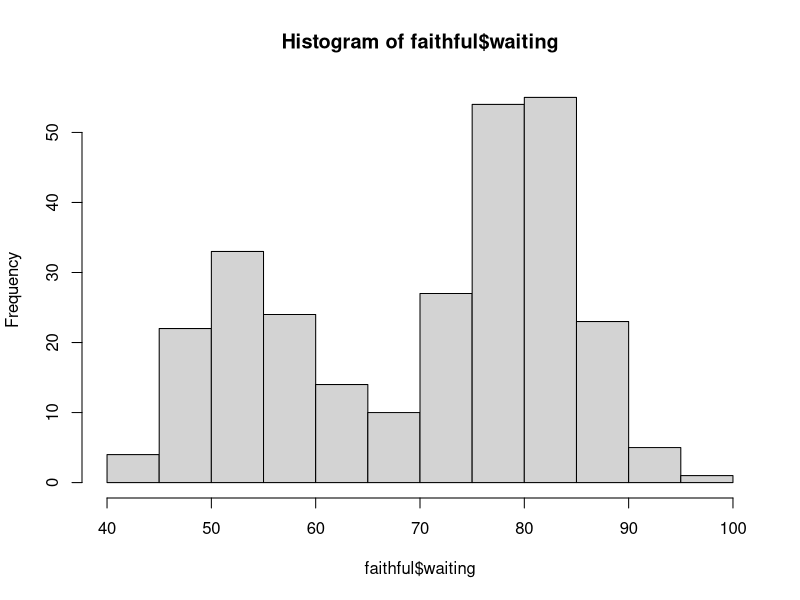
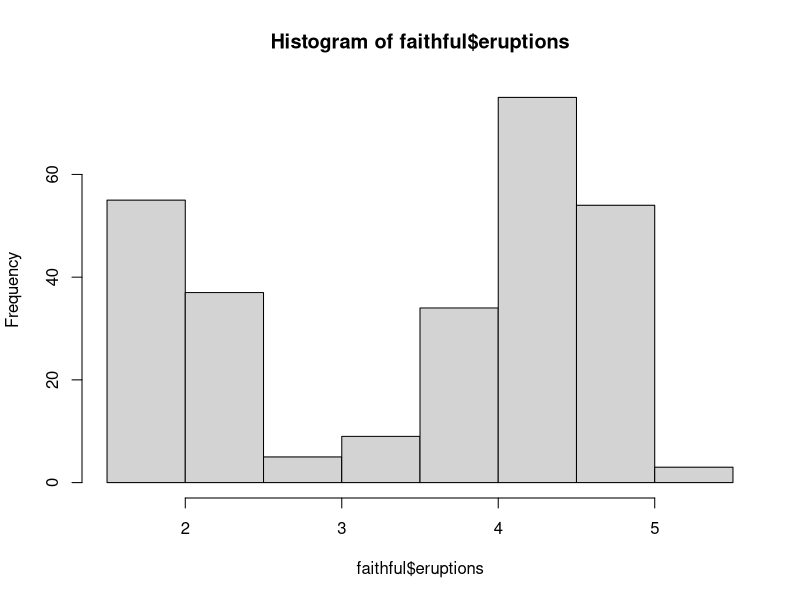
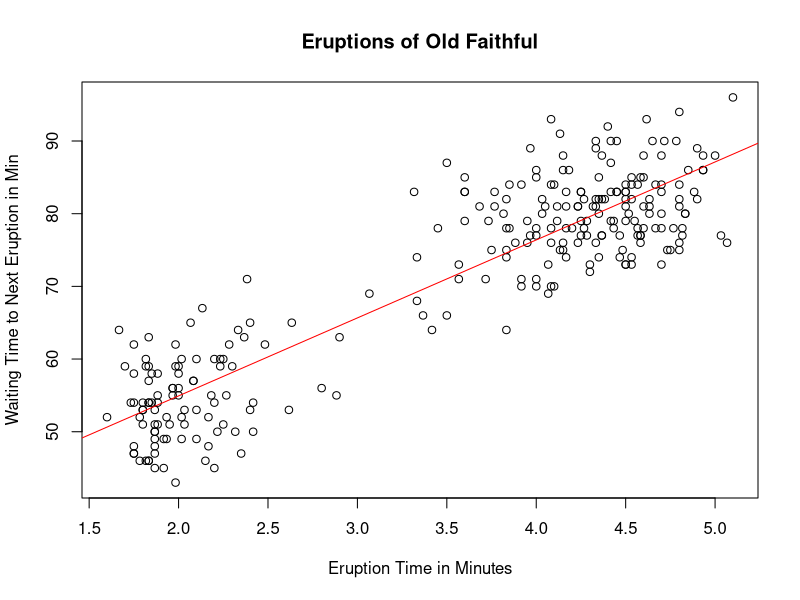

Here is the R script that generated these plots, in order:
#Faithful Exercise
# Goal: Explore R Studio and basic commands in R
# Directions: Run through line by line. 
# Use ? if you get lost, ask a neighbor, or raise your hand

#Open dataset

View(faithful)
?faithful 

#Explore dataset

nrow(faithful)
ncol(faithful)
colnames(faithful)
head(faithful)

#Understand data structure

str(faithful)
class(faithful$eruptions)
class(faithful$waiting)

#Calculate summary statistics

min(faithful$waiting)
max(faithful$waiting)
mean(faithful$waiting)
median(faithful$waiting)
summary(faithful)

#Visualize data

hist(faithful$waiting)
hist(faithful$eruptions)

plot(faithful, main="Eruptions of Old Faithful", xlab="Eruption Time in Minutes", ylab="Waiting Time to Next Eruption in Min")
abline(lm(faithful$waiting~faithful$eruptions), col="red")